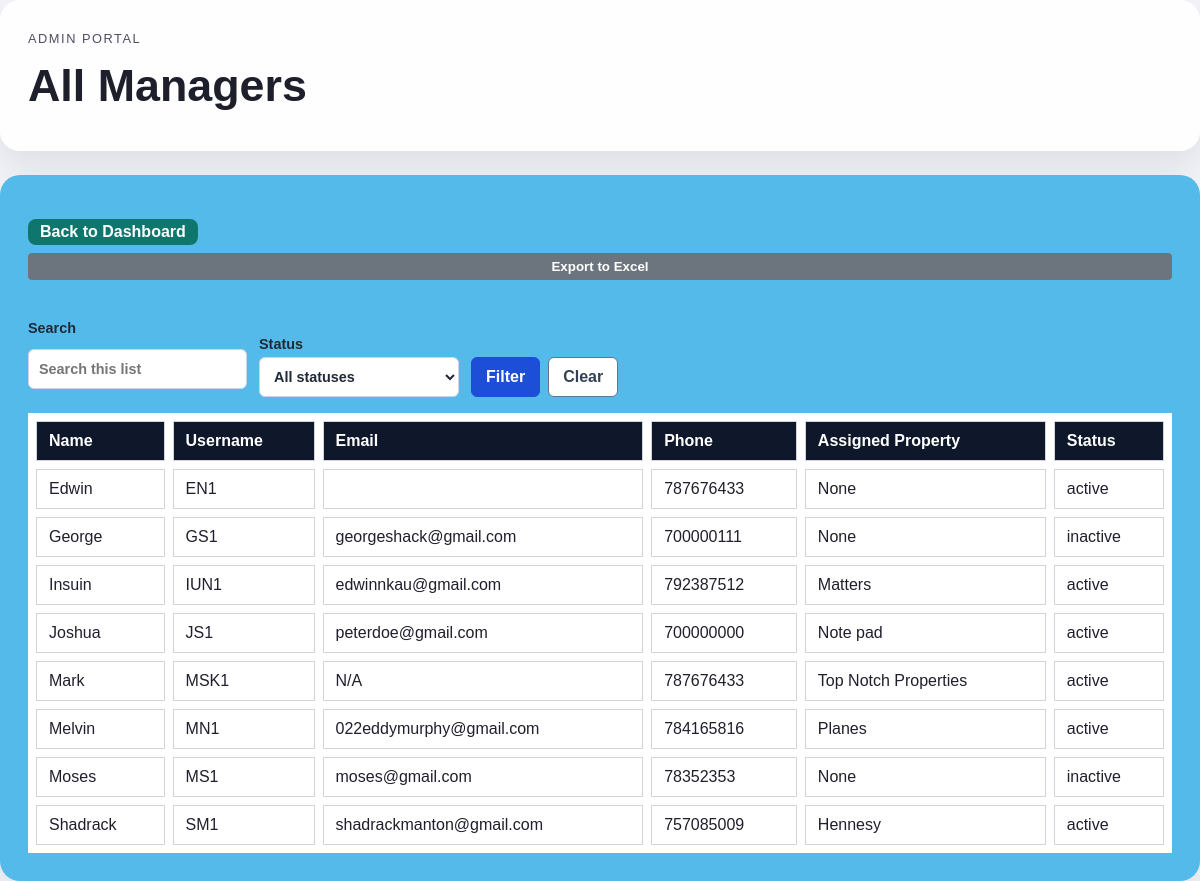
The page /admin/managerlist.php (signed in) on the database its author committed.
### tables this page shows
CREATE TABLE `manager` (
  `manager_id` int(20) NOT NULL,
  `name` varchar(255) NOT NULL,
  `email` varchar(255) DEFAULT NULL,
  `percentage_pay` float NOT NULL,
  `phone_number` int(15) NOT NULL,
  `national_id` int(20) DEFAULT NULL,
  `location` varchar(20) DEFAULT NULL,
  `username` varchar(7) NOT NULL,
  `password` varchar(20) NOT NULL,
  `status` enum('active','inactive','','') NOT NULL
);

### admin/managerlist.php (the view, shortened to what this page needs)
<?php
$database = new Database();
$db = $database->getConnection();
$managers = [];
try {
    $query = "SELECT m.manager_id,
                     m.name,
                     m.username,
                     m.email,
                     m.phone_number,
                     m.status,
                     GROUP_CONCAT(DISTINCT p.property_name SEPARATOR ', ') AS assigned_properties
              FROM manager m
              LEFT JOIN manager_properties mp ON m.manager_id = mp.manager_id
              LEFT JOIN property p ON mp.property_id = p.property_id
              GROUP BY m.manager_id, m.name, m.username, m.email, m.phone_number, m.status
              ORDER BY m.name ASC";
    $stmt = $db->prepare($query);
    $stmt->execute();
    $managers = $stmt->fetchAll(PDO::FETCH_ASSOC);
} catch (PDOException $e) {
    $errorMessage = 'Error fetching manager list: ' . $e->getMessage();
    $managers = [];
}
?>
<!DOCTYPE html>
<html lang="en">
<head>
    <link rel="stylesheet" href="../style.css">
</head>
<body class="dashboard-page">
    <main class="main-content">
        <section class="welcome-card">
            <div>
                <p class="eyebrow">Admin Portal</p>
                <h1 class="heading">All Managers</h1>
            </div>
        </section>
        <section class="action-card">
        <div class="page-actions mb-3">
                <a href="admindashboard.php" class="btn-primary">Back to Dashboard</a>
            <div class="page-actions mb-3" style="display: flex; gap: 10px;">
            <?php if (!empty($managers)): ?>
             <button type="button" class="btn-secondary" onclick="exportTableToExcel('managersTable', 'Managers_List')">
                Export to Excel
            </button>
            <?php endif; ?>
            </div>
        </div>
            <?php if (empty($managers)): ?>
                <p>No managers found in the system.</p>
            <?php else: ?>
                <div style="overflow-x:auto;">
                    <table class="tenant-table table table-striped">
                        <thead>
                            <tr>
                                <th>Name</th>
                                <th>Username</th>
                                <th>Email</th>
                                <th>Phone</th>
                                <th>Assigned Property</th>
                                <th>Status</th>
                            </tr>
                        </thead>
                        <tbody>
                            <?php foreach ($managers as $manager): ?>
                                <tr>
                                    <td><?php echo htmlspecialchars($manager['name'] ?? 'N/A'); ?></td>
                                    <td><?php echo htmlspecialchars($manager['username'] ?? 'N/A'); ?></td>
                                    <td><?php echo htmlspecialchars($manager['email'] ?? 'N/A'); ?></td>
                                    <td><?php echo htmlspecialchars($manager['phone_number'] ?? 'N/A'); ?></td>
                                    <td><?php echo htmlspecialchars($manager['assigned_properties'] ?? 'None'); ?></td>
                                    <td>
                                        <span class="badge <?php echo ($manager['status'] === 'Active') ? 'badge-success' : 'badge-secondary'; ?>">
                                            <?php echo htmlspecialchars($manager['status'] ?? 'N/A'); ?>
                                        </span>
                                    </td>
                                </tr>
                            <?php endforeach; ?>
                        </tbody>
                    </table>
                </div>
            <?php endif; ?>
        </section>
    </main>
</body>
</html>

### style.css (style rules this page uses)
body { font-family: Arial, sans-serif; margin: 0; min-height: 100vh; color: #1f1f2d; background: #f1f3f8; }
input, button { width: 100%; padding: 10px; margin: 8px 0; border: 1px solid #ccc; border-radius: 5px; font-family: inherit; }
button { background-color: rgb(90, 4, 58); color: white; font-weight: bold; cursor: pointer; }
.dashboard-page { display: block; justify-content: normal; align-items: normal; padding: 0; min-height: 100vh; background-color: #f1f3f8; background-image: url('background1.png'); background-repeat: no-repeat; background-size: cover; background-position: center; }
.main-content { display: grid; gap: 24px; }
.welcome-card, .widget-panel { background: rgba(255, 255, 255, 0.96); border-radius: 20px; box-shadow: 0 16px 35px rgba(0, 0, 0, 0.08); padding: 28px; }
.action-card { background: rgba(79, 185, 234, 0.96); border-radius: 20px; box-shadow: 0 16px 35px rgba(0, 0, 0, 0.08); padding: 28px; }
.welcome-card { display: flex; justify-content: space-between; gap: 24px; align-items: center; }
.eyebrow { margin: 0 0 10px; font-size: 0.8rem; letter-spacing: 0.12em; color: #7a2e8f; text-transform: uppercase; }
.welcome-card h1 { margin: 0 0 12px; font-size: 2.8rem; color: #1d1f2b; }
.welcome-card p { max-width: 560px; line-height: 1.7; color: #4f4f62; }
.btn-primary { display: inline-block; padding: 12px 20px; background: #5a046b; color: #fff; border-radius: 999px; text-decoration: none; font-weight: 600; margin-top: 16px; }
.btn-secondary { display: inline-block; padding: 10px 18px; background: #f3f4f6; color: #1350d4; border-radius: 999px; text-decoration: none; font-weight: 600; }
.tenant-table { width: 100%; border-collapse: separate; border-spacing: 8px; margin-top: 16px; }
.tenant-table th, .tenant-table td { padding: 10px 12px; background: #fff; border: 1px solid #d1d5db; white-space: nowrap; }
.tenant-table th { background: #0f172a; color: #fff; }
body { font-family: Arial, sans-serif; background: #f5f7fb; padding: 20px; }
.page-actions { margin-bottom: 16px; }
.btn-primary { display: inline-block; background: #0f766e; color: #ffffff; padding: 4px 12px; border-radius: 8px; text-decoration: none; font-weight: 600; }
table { width: 100%; border-collapse: collapse; background: #fff; }
th, td { padding: 12px; border: 1px solid #e5e7eb; text-align: left; vertical-align: top; word-break: break-word; }
th { background: #f8fafc; font-weight: 600; }
button { margin-top: 8px; padding: 8px 14px; background: #07f547; color: #fff; border: none; border-radius: 6px; cursor: pointer; font-weight: 600; }
.btn-secondary { background-color: #6c757d; color: #fff; border: none; padding: 6px 12px; cursor: pointer; border-radius: 4px; }

### rows shown on the page
manager: name "Edwin", username "EN1", phone_number "787676433", assigned_properties "None", status "active"
manager: name "George", username "GS1", email "georgeshack@gmail.com", phone_number "700000111", assigned_properties "None", status "inactive"
manager: name "Insuin", username "IUN1", email "edwinnkau@gmail.com", phone_number "792387512", assigned_properties "Matters", status "active"
manager: name "Joshua", username "JS1", email "peterdoe@gmail.com", phone_number "700000000", assigned_properties "Note pad", status "active"
manager: name "Mark", username "MSK1", email "N/A", phone_number "787676433", assigned_properties "Top Notch Properties", status "active"
manager: name "Melvin", username "MN1", email "022eddymurphy@gmail.com", phone_number "784165816", assigned_properties "Planes", status "active"
manager: name "Moses", username "MS1", email "moses@gmail.com", phone_number "78352353", assigned_properties "None", status "inactive"
manager: name "Shadrack", username "SM1", email "shadrackmanton@gmail.com", phone_number "757085009", assigned_properties "Hennesy", status "active"
